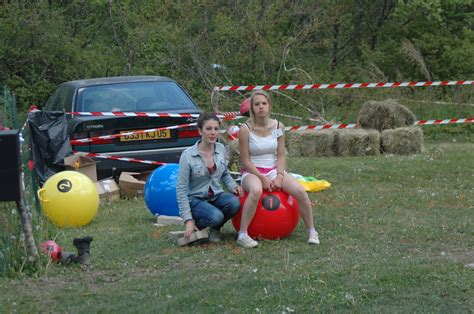
#> input picture Chapter8/DSC_71.JPG, 474 x 314 px; its folder holds only this picture in this run
$ python Cutout.py
#> lines starting #> are read from the running program, lines starting #| are printed output that depends on the picture
#> in __main, img is the input picture: shape (314, 474, 3); mean B, G, R 78.7, 94.9, 86.7
### Chapter8/Encode.py
import cv2
import sys
# [33 lines left out: function __main, not called in this run]

def getResize(src):

    basePixSize = 1280

    height = src.shape[0]
#> height = 314
    width = src.shape[1]
#> width = 474

    largeSize = max(height, width)
#> largeSize = 474

    resizeRate = basePixSize / largeSize
#> resizeRate = 2.7

    dst = cv2.resize(src, (int(width * resizeRate), int(height * resizeRate)))

    return dst

# [3 lines that do not run on import are left out]

### Chapter8/Cutout.py
import cv2
import Encode as resize

def __main():
    img = cv2.imread('DSC_71.JPG')
    img = resize.getResize(img)
    y = 600
    x = 700
    h = 800
    w = 1000
    dst = img[y:h, x:w]
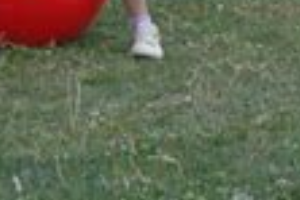
#> dst: shape (200, 300, 3); mean B, G, R 82.2, 104.1, 98.6

    cv2.imshow('Original', img)
    cv2.imshow('Final result', dst)
    cv2.waitKey(0)
    cv2.destroyAllWindows()

    return dst

if __name__ == "__main__":
    print(cv2.__version__)
    __main()
